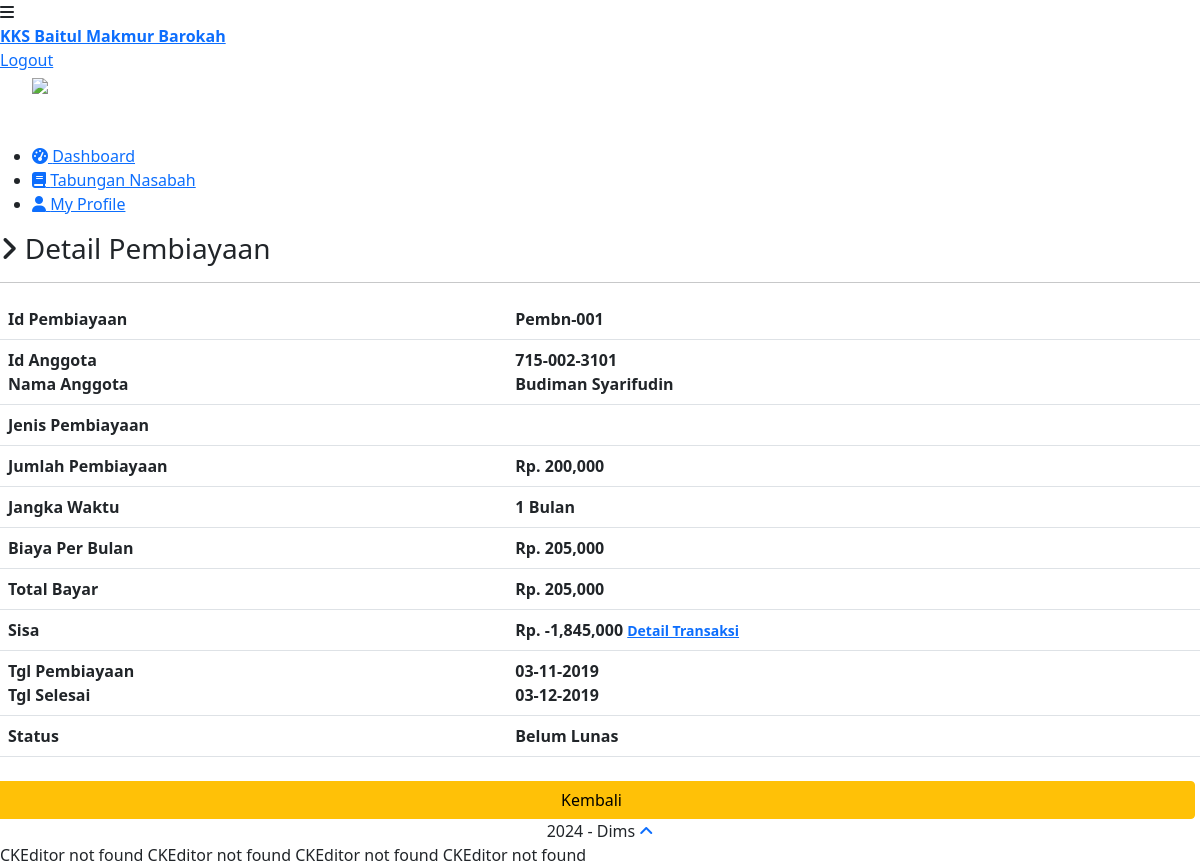
The page /anggota/dashboard-nasabah/index.php?page=pembiayaan_nasabah&action=detail&id_pembiayaan=Pembn-001 on the database its author committed.
### tables this page shows
CREATE TABLE `pembiayaan_nasabah` (
  `id_pembiayaan` varchar(20) NOT NULL,
  `id_nasabah` varchar(20) NOT NULL,
  `id_produk` int(11) NOT NULL,
  `jumlah_pembiayaan` decimal(10,3) NOT NULL,
  `tgl_pembiayaan` date NOT NULL,
  `jangka_waktu` int(11) NOT NULL,
  `bayar_perbulan` decimal(10,3) NOT NULL,
  `total_bayar` decimal(10,3) NOT NULL,
  `tgl_selesai` date NOT NULL,
  `status_pembayaran` enum('Belum Lunas','Lunas') NOT NULL
);

CREATE TABLE `nasabah` (
  `id_nasabah` varchar(20) NOT NULL,
  `nm_lengkap` varchar(100) NOT NULL,
  `nm_panggilan` varchar(50) NOT NULL,
  `nik_nasabah` varchar(20) NOT NULL,
  `almt` text NOT NULL,
  `tel_rumah` varchar(20) NOT NULL,
  `nohp` varchar(20) NOT NULL,
  `kerjaan` varchar(100) NOT NULL,
  `j_kelamin` enum('Perempuan','Laki-laki') NOT NULL,
  `sts_kawin` enum('Belum Menikah','Menikah','Janda','Duda') NOT NULL,
  `email_nasabah` varchar(120) NOT NULL,
  `username` varchar(120) NOT NULL,
  `pass_nasabah` varchar(110) NOT NULL
);

### anggota/dashboard-nasabah/pembiayaan_nasabah/detail.php (the view, shortened to what this page needs)
<?php
$id_pembiayaan=mysqli_real_escape_string($con,$_GET['id_pembiayaan']);
$sql=mysqli_query($con,"select * from pembiayaan_nasabah a inner join nasabah b on a.id_nasabah = b.id_nasabah where a.id_pembiayaan = '$id_pembiayaan'") or die (mysqli_error($con));
$data=mysqli_fetch_array($sql);
$sql2=mysqli_query($con,"select SUM(setor_bayar) AS setor_bayar from tr_pembiayaan_nasabah WHERE id_pembiayaan = '$id_pembiayaan'") or die (mysqli_error($con));
$data2=mysqli_fetch_array($sql2);
$setor_bayar = $data2['setor_bayar'];
$sisa = $data['total_bayar'] - $setor_bayar;
?>
<h3><i class="fa fa-angle-right"></i> Detail Pembiayaan</h3>
<hr>
	<div class="row mt">
		<div class="col-lg-12">
        	<table class="table table-striped">
        		<thead>
        			<tr>
        				<th>Id Pembiayaan</th>
        				<th><?php echo $data['id_pembiayaan']; ?></th>
        			</tr>
                                <tr>
                                        <th>Id Anggota <br> Nama Anggota</th>
                                        <th><?php echo $data['id_nasabah']; ?> <br> <?php echo $data['nm_lengkap'] ?></th>
                                </tr>
                                <tr>
                                        <th>Jenis Pembiayaan</th>
                                        <th><?php echo $data['jenis_pembiayaan']; ?></th>
                                </tr>
                                <tr>
                                        <th>Jumlah Pembiayaan</th>
                                        <th><?php echo 'Rp. '.number_format($data['jumlah_pembiayaan']) ?></th>
                                </tr>
                                <tr>
                                        <th>Jangka Waktu</th>
                                        <th><?php echo $data['jangka_waktu']; ?> Bulan</th>
                                </tr>
                                 <tr>
                                        <th>Biaya Per Bulan</th>
                                        <th><?php echo 'Rp. '.number_format($data['bayar_perbulan']) ?></th>
                                </tr>
                                <tr>
                                        <th>Total Bayar</th>
                                        <th><?php echo 'Rp. '.number_format($data['total_bayar']) ?></th>
                                </tr>
                                <tr>
                                        <th>Sisa</th>
                                        <?php if($data2['setor_bayar']=="") { ?>
                                        <th>Belum Anggsuran <small><a href="?page=pembiayaan_nasabah&action=detail_transaksi&id_pembiayaan=<?php echo $data['id_pembiayaan'];?>">Detail Transaksi</a></small></th>
                                        <?php } else { ?>
                                        <th><?php echo 'Rp. '.number_format($sisa); ?> <small> <a href="?page=pembiayaan_nasabah&action=detail_transaksi&id_pembiayaan=<?php echo $data['id_pembiayaan'];?>">Detail Transaksi</a></small></th>
                                        <?php } ?>
                                </tr>
                                <tr>
                                        <th>Tgl Pembiayaan <br> Tgl Selesai</th>
                                        <th><?php echo date('d-m-Y', strtotime($data['tgl_pembiayaan'])) ?><br><?php echo date('d-m-Y', strtotime($data['tgl_selesai'])) ?></th>
                                </tr>
                                <tr>
                                        <th>Status</th>
                                        <th><?php echo $data['status_pembayaran'] ?></th>
                                </tr>
        		</thead>
        	</table>
		</div>
	</div>
	<div class="row mt-2 text-right" style="margin-right: 5px;">
		<a href="?page=pembiayaan_nasabah" class="btn btn-warning">Kembali</a>
	</div>

### rows shown on the page
pembiayaan_nasabah: id_pembiayaan "Pembn-001", id_nasabah.id_nasabah "715-002-3101", id_nasabah.nm_lengkap "Budiman Syarifudin", jumlah_pembiayaan "200,000", jangka_waktu "1", bayar_perbulan "205,000", total_bayar "205,000", tgl_pembiayaan "03-11-2019", tgl_selesai "03-12-2019", status_pembayaran "Belum Lunas"

### other values the page prints
$sisa "-1,845,000"
